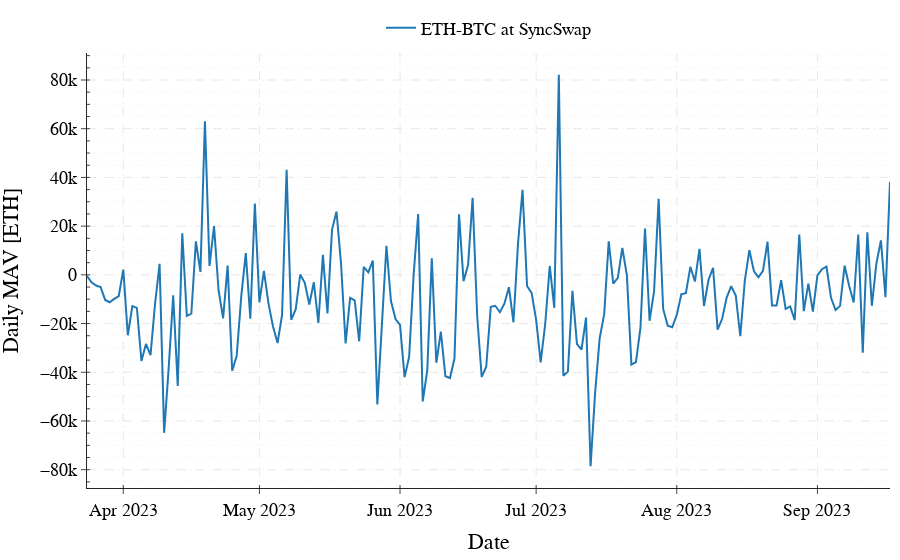

Source (notebook cell):
### Code cell
fig = go.Figure(layout=layout)

fig.add_trace(go.Scatter(x=df_per_day['timestamp'],
                            y=df_per_day['MAV'].astype(
                                float),
                            mode='lines',
                            name = 'ETH-BTC at SyncSwap'))

fig.update_layout(xaxis_title='Date',
                    yaxis_title='Daily MAV [ETH]', showlegend=True,
                    legend=dict(xanchor='center', x=0.5, y=1.10, orientation='h'),)
#fig.write_image(f"./plots/{contract_name}_{event_name}.pdf")
fig.show()

### Figure 1 — Plotly figure (JSON) as saved in the notebook; plotly's stock layout.template omitted (floating-point values rounded to 4 significant figures; data arrays with more than 128 entries replaced by an {"elided": "..."} marker saying what was removed)
{"data": [{"mode": "lines", "name": "ETH-BTC at SyncSwap", "type": "scatter", "x": {"elided": "178 str values"}, "y": {"elided": "178 float values"}}], "layout": {"font": {"color": "black", "family": "Clear Sans", "size": 18}, "legend": {"orientation": "h", "x": 0.5, "xanchor": "center", "y": 1.1}, "margin": {"b": 10, "l": 10, "r": 10, "t": 10}, "showlegend": true, "xaxis": {"griddash": "dash", "minor": {"griddash": "dot", "ticks": "inside"}, "showgrid": true, "title": {"text": "Date"}}, "yaxis": {"griddash": "dash", "minor": {"griddash": "dot", "ticks": "inside"}, "showgrid": true, "title": {"text": "Daily MAV [ETH]"}}}}
